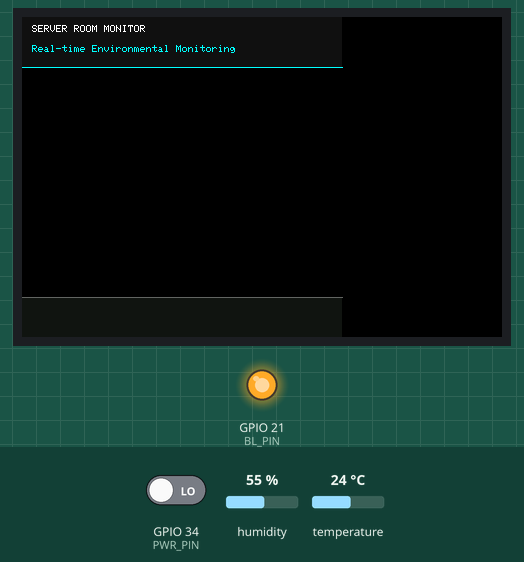
Recording of a sketch running on a simulated ESP32. On the bench: 480×320 colour display, output pins drawn as LEDs (lit = HIGH). The inputs (shaded band) are chosen by the test bench; at power-on: GPIO 34 (PWR_PIN) LOW, humidity 55 %, temperature 24 °C. WiFi joins after 1.5 s; servers stay silent unless stated; uploads are accepted with an empty reply; what the sketch prints to the serial monitor is not drawn.

Above: at 2.5 s.
4.2 s: GPIO 34 (PWR_PIN) driven HIGH
At 6.3 s:
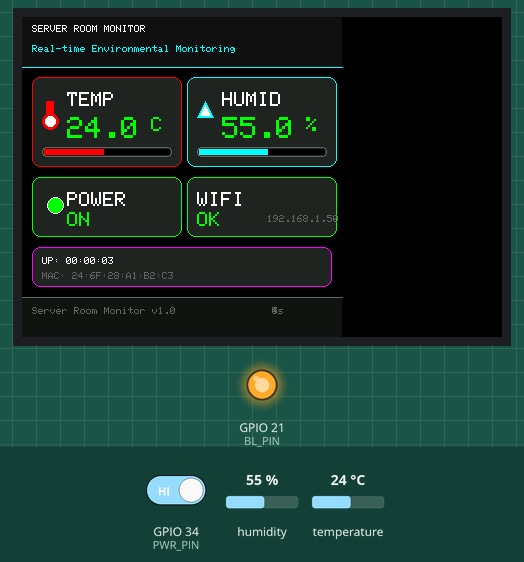
10.8 s: humidity set to 22 %
At 16.4 s:
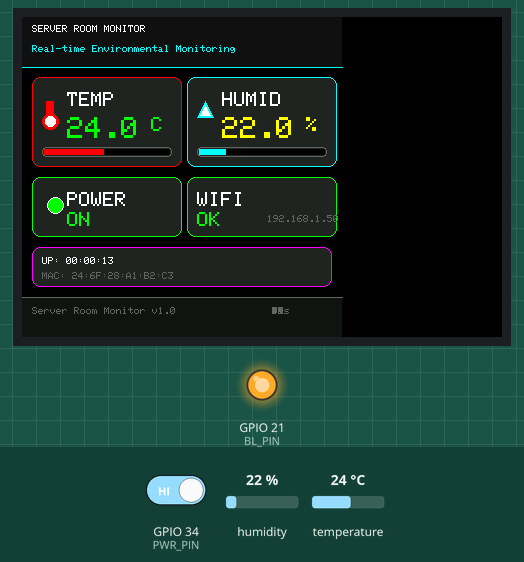
20.1 s: temperature set to 10.8 °C
At 21.4 s:
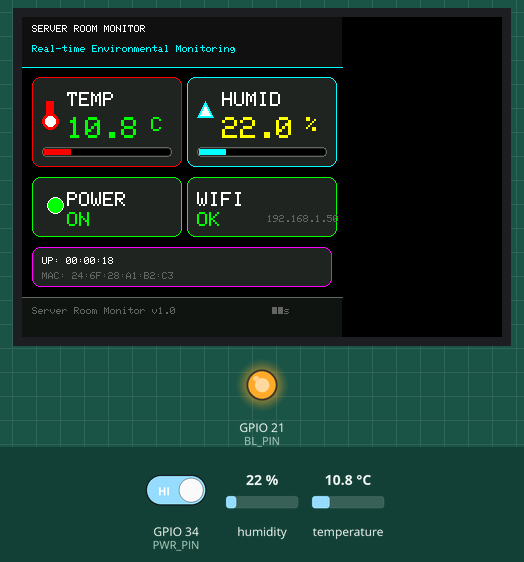
26.7 s: temperature set to 9.4 °C
At 31.2 s:
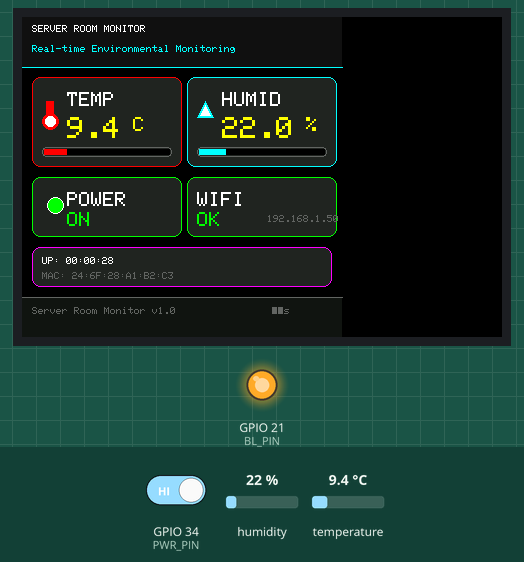
35.2 s: humidity set to 88 %
At 36.2 s:
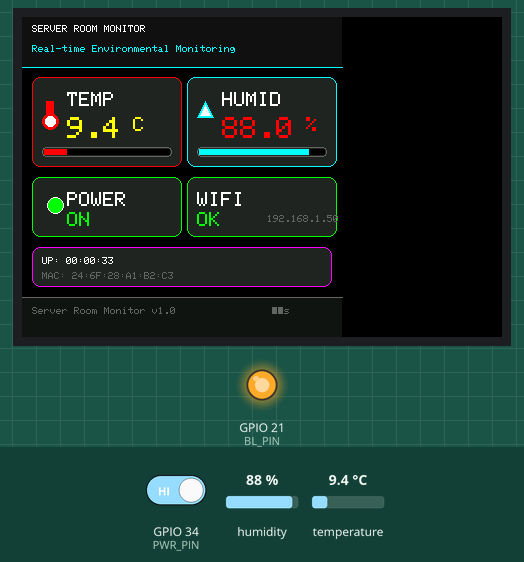
41.8 s: GPIO 34 (PWR_PIN) driven LOW
At 46.1 s:
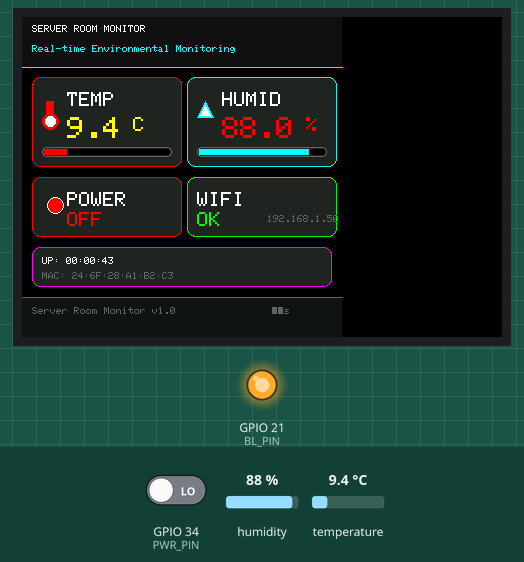
Timing chart, 0 to 47.6 s (numbered marks = the images above; inputs shaded):
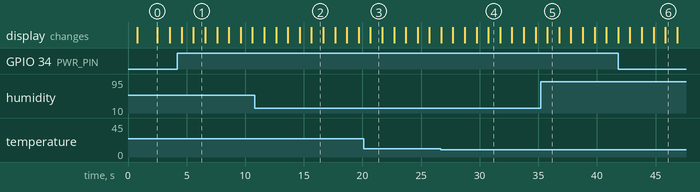

The sketch:

sketch_thai_monitor.ino
```cpp
/*
 * Server Room Monitor — ESP32-243S028 (CYD)
 * ออกแบบ UI ใหม่ สวยกว่าเดิม!
 * ใช้ TFT_eSPI library
 */

// ============================================================
//  TFT_eSPI — ต้องตั้งค่าใน User_Setup.h
// ============================================================
// 1. ติดตั้ง TFT_eSPI จาก Library Manager
// 2. เปิดไฟล์: Documents/Arduino/libraries/TFT_eSPI/User_Setup.h
// 3. แก้ตามนี้:
//    #define ILI9341_DRIVER
//    #define TFT_WIDTH  240
//    #define TFT_HEIGHT 320
//    #define TFT_CS   15
//    #define TFT_DC   2
//    #define TFT_RST  12
//    #define TFT_BL   21
//    #define TFT_MOSI 13
//    #define TFT_SCLK 14
//    #define SPI_FREQUENCY 55000000
// 4. บันทึกไฟล์ แล้ว重启 Arduino IDE
// ============================================================

#include <TFT_eSPI.h>
#include <WiFi.h>
#include <HTTPClient.h>
#include <ArduinoJson.h>
#include <DHT.h>

// ============================================================
//  WiFi
// ============================================================
#define WIFI_SSID       "Thanyarak"
#define WIFI_PASSWORD   "111111"
// Uncomment ถ้า WiFi ใช้ Enterprise
// #define WIFI_ENTERPRISE
#define WIFI_USERNAME   "mdtc123"

// ============================================================
//  Firebase
// ============================================================
#define FIREBASE_HOST   "server-room-28b3a-default-rtdb"
#define FIREBASE_AUTH   "v12Ey1pJmts1wkpnSdVfC5B09sJY092huJ2QW9Wb"

// ============================================================
//  Telegram
// ============================================================
#define TELEGRAM_BOT    "7905485976:AAH7qMGV92xC79dlQDWGICcsQiAyRYdjQag"
#define TELEGRAM_CHAT   "7516582701"

// ============================================================
//  Pin Mapping (CYD-2432S028R)
// ============================================================
#define DHT_PIN    27
#define DHT_TYPE   DHT22
#define PWR_PIN    34
#define BL_PIN      21

// ============================================================
//  Thresholds
// ============================================================
#define TEMP_HIGH    35.0
#define TEMP_LOW     10.0
#define HUMID_HIGH   80.0
#define HUMID_LOW    30.0

// ============================================================
//  Timing (ms)
// ============================================================
#define SENSOR_MS     5000
#define FIREBASE_MS  10000
#define DISPLAY_MS   1000
#define WIFI_MS      30000
#define HISTORY_MS   60000

// ============================================================
//  สีสัน (RGB565)
// ============================================================
#define C_BG        0x0000   // ดำ
#define C_HEADER    0x1082   // น้ำเงินเข้ม
#define C_TEXT      0xFFFF   // ขาว
#define C_DIM       0x632C   // เทา
#define C_GREEN     0x07E0   // เขียว
#define C_RED       0xF800   // แดง
#define C_YELLOW    0xFFE0   // เหลือง
#define C_CYAN      0x07FF   // ฟ้า
#define C_ORANGE    0xFD20   // ส้ม
#define C_PURPLE    0xF81F   // ม่วง
#define C_DARK_BG   0x10A2   // พื้นหลังเข้ม
#define C_CARD_BG   0x2124   // สีการ์ด
#define C_WHITE     0xFFFF   // ขาว

// ============================================================
//  Objects
// ============================================================
TFT_eSPI tft = TFT_eSPI();
DHT dht(DHT_PIN, DHT_TYPE);

// ============================================================
//  State
// ============================================================
struct SensorData {
    float temp;
    float humid;
    bool power;
    bool valid;
    unsigned long ts;
};

SensorData cur  = {0, 0, false, false, 0};
SensorData prev = {0, 0, false, false, 0};

unsigned long tSensor  = 0;
unsigned long tFirebase = 0;
unsigned long tDisplay  = 0;
unsigned long tAlert    = 0;
unsigned long tBoot     = 0;
bool wifiOk = false;

// ============================================================
//  WiFi Connect
// ============================================================
void wifiConnect() {
    Serial.printf("[WiFi] Connecting to %s\n", WIFI_SSID);
    WiFi.mode(WIFI_STA);

#ifdef WIFI_ENTERPRISE
    WiFi.begin(WIFI_SSID, WPA2_AUTH_PEAP, WIFI_USERNAME, WIFI_USERNAME, WIFI_PASSWORD);
#else
    WiFi.begin(WIFI_SSID, WIFI_PASSWORD);
#endif

    int tries = 0;
    while (WiFi.status() != WL_CONNECTED && tries < 40) {
        delay(500);
        Serial.print(".");
        tries++;
    }

    if (WiFi.status() == WL_CONNECTED) {
        wifiOk = true;
        Serial.printf("\n[WiFi] OK IP: %s\n", WiFi.localIP().toString().c_str());
        Serial.printf("[WiFi] MAC Address: %s\n", WiFi.macAddress().c_str());
    } else {
        wifiOk = false;
        Serial.println("\n[WiFi] FAILED");
    }
}

// ============================================================
//  WiFi Auto-Reconnect
// ============================================================
void wifiCheck() {
    if (WiFi.status() != WL_CONNECTED) {
        wifiOk = false;
        Serial.println("[WiFi] Lost, reconnecting...");
        WiFi.disconnect();
        wifiConnect();
    }
}

// ============================================================
//  DHT Read
// ============================================================
void readSensors() {
    float t = dht.readTemperature();
    float h = dht.readHumidity();

    cur.ts = millis();
    cur.power = (digitalRead(PWR_PIN) == HIGH);

    if (!isnan(t) && !isnan(h)) {
        cur.temp = t;
        cur.humid = h;
        cur.valid = true;
        Serial.printf("[DHT] T=%.1f C H=%.1f %%\n", t, h);
    } else {
        cur.valid = false;
        Serial.println("[DHT] Read error");
    }

    Serial.printf("[PWR] %s\n", cur.power ? "ON" : "OFF");
}

// ============================================================
//  Telegram Send
// ============================================================
void telegramSend(String msg) {
    if (!wifiOk) return;
    if (strlen(TELEGRAM_BOT) < 10) return;

    String url = "https://api.telegram.org/bot" + String(TELEGRAM_BOT) + "/sendMessage";
    HTTPClient http;
    http.begin(url);
    http.addHeader("Content-Type", "application/json");

    String payload = "{\"chat_id\":\"" + String(TELEGRAM_CHAT) + "\",\"text\":\"" + msg + "\"}";
    int code = http.POST(payload);
    http.end();

    Serial.printf("[Telegram] %d\n", code);
}

// ============================================================
//  Alert Check
// ============================================================
void checkAlerts() {
    if (!cur.valid) return;
    if (millis() - tAlert < 120000) return;

    String msg = "";

    if (cur.temp > TEMP_HIGH) {
        msg += "HIGH TEMP: " + String(cur.temp, 1) + "C\n";
    } else if (cur.temp < TEMP_LOW) {
        msg += "LOW TEMP: " + String(cur.temp, 1) + "C\n";
    }

    if (cur.humid > HUMID_HIGH) {
        msg += "HIGH HUMIDITY: " + String(cur.humid, 1) + "%\n";
    } else if (cur.humid < HUMID_LOW) {
        msg += "LOW HUMIDITY: " + String(cur.humid, 1) + "%\n";
    }

    if (!cur.power) {
        msg += "POWER OFF!\n";
    }

    if (msg.length() > 0) {
        telegramSend("ALERT - Server Room:\n" + msg);
        tAlert = millis();
    }
}

// ============================================================
//  Firebase PUT
// ============================================================
void firebasePut() {
    if (!wifiOk || !cur.valid) return;

    String url = "https://" + String(FIREBASE_HOST) + ".firebaseio.com/current.json?auth=" + String(FIREBASE_AUTH);
    HTTPClient http;
    http.begin(url);
    http.addHeader("Content-Type", "application/json");

    StaticJsonDocument<256> doc;
    doc["temp"]     = serialized(String(cur.temp, 1));
    doc["humid"]    = serialized(String(cur.humid, 1));
    doc["power"]    = cur.power;
    doc["mac"]      = WiFi.macAddress();
    doc["ip"]       = WiFi.localIP().toString();
    doc["uptime"]   = (millis() - tBoot) / 1000;
    doc["updated"]  = millis() / 1000;

    String body;
    serializeJson(doc, body);

    int code = http.PUT(body);
    http.end();

    Serial.printf("[Firebase] PUT %d\n", code);
}

// ============================================================
//  Firebase History
// ============================================================
void firebaseHistory() {
    if (!wifiOk || !cur.valid) return;

    String ts = String(millis() / 1000);
    String url = "https://" + String(FIREBASE_HOST) + ".firebaseio.com/history/" + ts + ".json?auth=" + String(FIREBASE_AUTH);
    HTTPClient http;
    http.begin(url);
    http.addHeader("Content-Type", "application/json");

    StaticJsonDocument<128> doc;
    doc["temp"]  = serialized(String(cur.temp, 1));
    doc["humid"] = serialized(String(cur.humid, 1));
    doc["power"] = cur.power;

    String body;
    serializeJson(doc, body);

    int code = http.PUT(body);
    http.end();

    Serial.printf("[History] PUT %d\n", code);
}

// ============================================================
//  UI Functions — ออกแบบสวยๆ
// ============================================================

// วาดพื้นหลัง
void drawBackground() {
    tft.fillScreen(C_BG);

    // Header bar
    tft.fillRect(0, 0, 320, 50, C_HEADER);
    tft.drawLine(0, 50, 320, 50, C_CYAN);

    // Footer bar
    tft.fillRect(0, 280, 320, 40, C_DARK_BG);
    tft.drawLine(0, 280, 320, 280, C_DIM);
}

// วาด Header
void drawHeader() {
    tft.setTextSize(1);
    tft.setTextColor(C_TEXT);
    tft.setCursor(10, 8);
    tft.print("SERVER ROOM MONITOR");

    tft.setCursor(10, 28);
    tft.setTextSize(1);
    tft.setTextColor(C_CYAN);
    tft.print("Real-time Environmental Monitoring");
}

// วาด Card
void drawCard(int x, int y, int w, int h, uint16_t borderColor) {
    tft.fillRoundRect(x, y, w, h, 8, C_CARD_BG);
    tft.drawRoundRect(x, y, w, h, 8, borderColor);
}

// วาด Progress Bar
void drawProgressBar(int x, int y, int w, int h, float value, float maxVal, uint16_t color) {
    int barW = map(value * 10, 0, maxVal * 10, 0, w - 4);
    tft.fillRect(x + 2, y + 2, w - 4, h - 4, C_BG);
    tft.fillRect(x + 2, y + 2, barW, h - 4, color);
    tft.drawRoundRect(x, y, w, h, 4, C_DIM);
}

// วาดไอคอนอุณหภูมิ
void drawTempIcon(int x, int y) {
    // วาด Thermometer icon
    tft.fillCircle(x + 8, y + 24, 8, C_RED);
    tft.fillRect(x + 4, y + 4, 8, 20, C_RED);
    tft.fillCircle(x + 8, y + 24, 5, C_WHITE);
}

// วาดไอคอนความชื้น
void drawHumidIcon(int x, int y) {
    // วาด Drop icon
    tft.fillTriangle(x + 8, y + 4, x, y + 20, x + 16, y + 20, C_CYAN);
    tft.fillTriangle(x + 8, y + 8, x + 3, y + 18, x + 13, y + 18, C_WHITE);
}

// วาดไอคอนไฟ
void drawPowerIcon(int x, int y, bool on) {
    if (on) {
        tft.fillCircle(x + 8, y + 8, 8, C_GREEN);
        tft.drawCircle(x + 8, y + 8, 8, C_WHITE);
    } else {
        tft.fillCircle(x + 8, y + 8, 8, C_RED);
        tft.drawCircle(x + 8, y + 8, 8, C_WHITE);
    }
}

// แสดงอุณหภูมิ
void displayTemp() {
    int x = 10, y = 60, w = 150, h = 90;

    // วาด Card
    drawCard(x, y, w, h, C_RED);

    // วาดไอคอน
    drawTempIcon(x + 10, y + 20);

    // แสดงค่า
    tft.setTextSize(2);
    tft.setTextColor(C_WHITE);
    tft.setCursor(x + 35, y + 15);
    tft.print("TEMP");

    tft.setTextSize(3);
    if (cur.valid) {
        uint16_t c = (cur.temp > TEMP_HIGH) ? C_RED :
                    (cur.temp < TEMP_LOW) ? C_YELLOW : C_GREEN;
        tft.setTextColor(c);
        tft.setCursor(x + 35, y + 40);
        tft.print(String(cur.temp, 1));
        tft.setTextSize(2);
        tft.print(" C");
    } else {
        tft.setTextColor(C_DIM);
        tft.setCursor(x + 35, y + 40);
        tft.print("N/A");
    }

    // Progress Bar
    drawProgressBar(x + 10, y + 70, w - 20, 10, cur.temp, 50, C_RED);
}

// แสดงความชื้น
void displayHumid() {
    int x = 165, y = 60, w = 150, h = 90;

    // วาด Card
    drawCard(x, y, w, h, C_CYAN);

    // วาดไอคอน
    drawHumidIcon(x + 10, y + 20);

    // แสดงค่า
    tft.setTextSize(2);
    tft.setTextColor(C_WHITE);
    tft.setCursor(x + 35, y + 15);
    tft.print("HUMID");

    tft.setTextSize(3);
    if (cur.valid) {
        uint16_t c = (cur.humid > HUMID_HIGH) ? C_RED :
                    (cur.humid < HUMID_LOW) ? C_YELLOW : C_GREEN;
        tft.setTextColor(c);
        tft.setCursor(x + 35, y + 40);
        tft.print(String(cur.humid, 1));
        tft.setTextSize(2);
        tft.print(" %");
    } else {
        tft.setTextColor(C_DIM);
        tft.setCursor(x + 35, y + 40);
        tft.print("N/A");
    }

    // Progress Bar
    drawProgressBar(x + 10, y + 70, w - 20, 10, cur.humid, 100, C_CYAN);
}

// แสดงสถานะไฟ
void displayPower() {
    int x = 10, y = 160, w = 150, h = 60;

    // วาด Card
    drawCard(x, y, w, h, cur.power ? C_GREEN : C_RED);

    // วาดไอคอน
    drawPowerIcon(x + 15, y + 20, cur.power);

    // แสดงค่า
    tft.setTextSize(2);
    tft.setTextColor(C_WHITE);
    tft.setCursor(x + 35, y + 15);
    tft.print("POWER");

    tft.setTextSize(2);
    tft.setTextColor(cur.power ? C_GREEN : C_RED);
    tft.setCursor(x + 35, y + 35);
    tft.print(cur.power ? "ON" : "OFF");
}

// แสดงสถานะ WiFi
void displayWifi() {
    int x = 165, y = 160, w = 150, h = 60;

    // วาด Card
    drawCard(x, y, w, h, wifiOk ? C_GREEN : C_RED);

    // แสดงค่า
    tft.setTextSize(2);
    tft.setTextColor(C_WHITE);
    tft.setCursor(x + 10, y + 15);
    tft.print("WIFI");

    tft.setTextSize(2);
    tft.setTextColor(wifiOk ? C_GREEN : C_RED);
    tft.setCursor(x + 10, y + 35);
    tft.print(wifiOk ? "OK" : "FAIL");

    if (wifiOk) {
        tft.setTextSize(1);
        tft.setTextColor(C_DIM);
        tft.setCursor(x + 80, y + 38);
        tft.print(WiFi.localIP().toString());
    }
}

// แสดงข้อมูลเพิ่มเติม
void displayInfo() {
    int x = 10, y = 230, w = 300, h = 40;

    // วาด Card
    drawCard(x, y, w, h, C_PURPLE);

    // Uptime
    unsigned long upSec = (millis() - tBoot) / 1000;
    unsigned long hr = upSec / 3600;
    unsigned long mn = (upSec % 3600) / 60;
    unsigned long sc = upSec % 60;
    char buf[32];
    sprintf(buf, "UP: %02lu:%02lu:%02lu", hr, mn, sc);

    tft.setTextSize(1);
    tft.setTextColor(C_WHITE);
    tft.setCursor(x + 10, y + 10);
    tft.print(buf);

    // MAC
    tft.setCursor(x + 10, y + 25);
    tft.setTextColor(C_DIM);
    tft.print("MAC: " + WiFi.macAddress());
}

// แสดง Footer
void displayFooter() {
    tft.setTextSize(1);
    tft.setTextColor(C_DIM);
    tft.setCursor(10, 290);
    tft.print("Server Room Monitor v1.0");

    // แสดงเวลา
    unsigned long sec = millis() / 1000;
    tft.setCursor(250, 290);
    tft.print(String(sec) + "s");
}

// ============================================================
//  SETUP
// ============================================================
void setup() {
    Serial.begin(115200);
    delay(500);

    Serial.println("\n=== Server Room Monitor ===");

    // GPIO
    pinMode(PWR_PIN, INPUT);
    pinMode(BL_PIN, OUTPUT);
    digitalWrite(BL_PIN, HIGH);

    // TFT Init
    tft.init();
    tft.setRotation(1);
    tft.fillScreen(C_BG);

    // แสดง Loading
    tft.setTextSize(2);
    tft.setTextColor(C_CYAN);
    tft.setCursor(30, 100);
    tft.print("Starting...");

    tft.setTextSize(1);
    tft.setTextColor(C_DIM);
    tft.setCursor(30, 120);
    tft.print("Please wait...");

    // DHT Init
    dht.begin();

    // WiFi
    wifiConnect();

    // วาด UI
    drawBackground();
    drawHeader();

    tBoot = millis();
    tDisplay = millis();

    Serial.println("=== Ready ===\n");
}

// ============================================================
//  LOOP
// ============================================================
void loop() {
    unsigned long now = millis();

    // Sensor Read
    if (now - tSensor >= SENSOR_MS) {
        readSensors();
        checkAlerts();
        tSensor = now;
    }

    // WiFi Check
    if (now - tSensor >= WIFI_MS) {
        wifiCheck();
    }

    // Firebase Update
    if (now - tFirebase >= FIREBASE_MS) {
        firebasePut();
        tFirebase = now;
        static unsigned long tHist = 0;
        if (now - tHist >= HISTORY_MS) {
            firebaseHistory();
            tHist = now;
        }
    }

    // Display Update
    if (now - tDisplay >= DISPLAY_MS) {
        displayTemp();
        displayHumid();
        displayPower();
        displayWifi();
        displayInfo();
        displayFooter();
        tDisplay = now;
    }

    delay(10);
}
```

Measured:
- the behaviour switches between 10 and 9.9 °C on temperature (found by bisection; images 3 and 4)
- after the input at 4.2 s, the display: first differs from a run without the input after 1.4 s (image 1)
- after the input at 10.8 s, the display: first differs from a run without the input after 4.8 s (image 2)
- after the input at 26.7 s, the display: first differs from a run without the input after 4.0 s (image 4)
- after the input at 35.2 s, the display: changes after 0.57 s (image 5)
- what the display in image 0 shows lasts 1.1 s, from 2.5 s to 3.6 s
